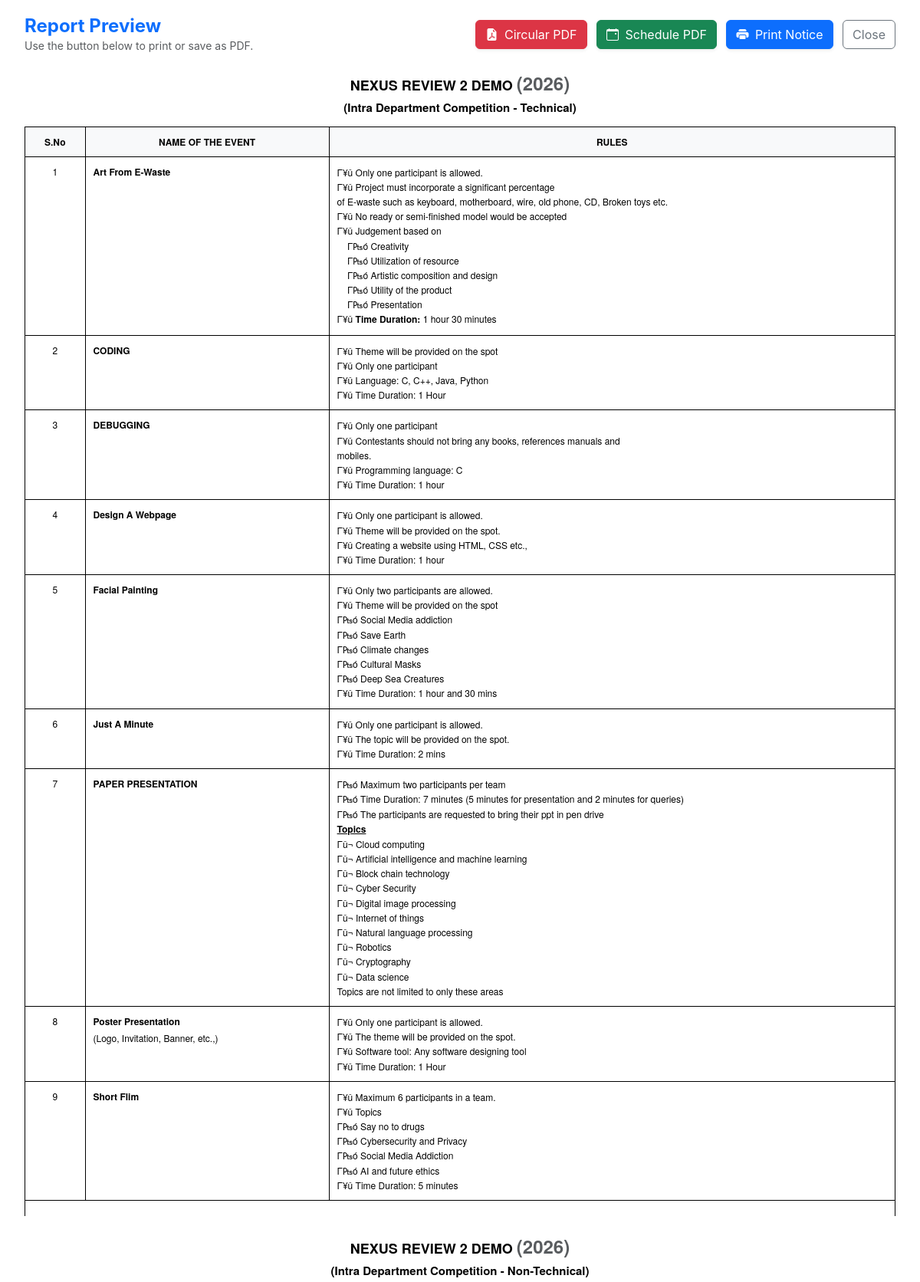
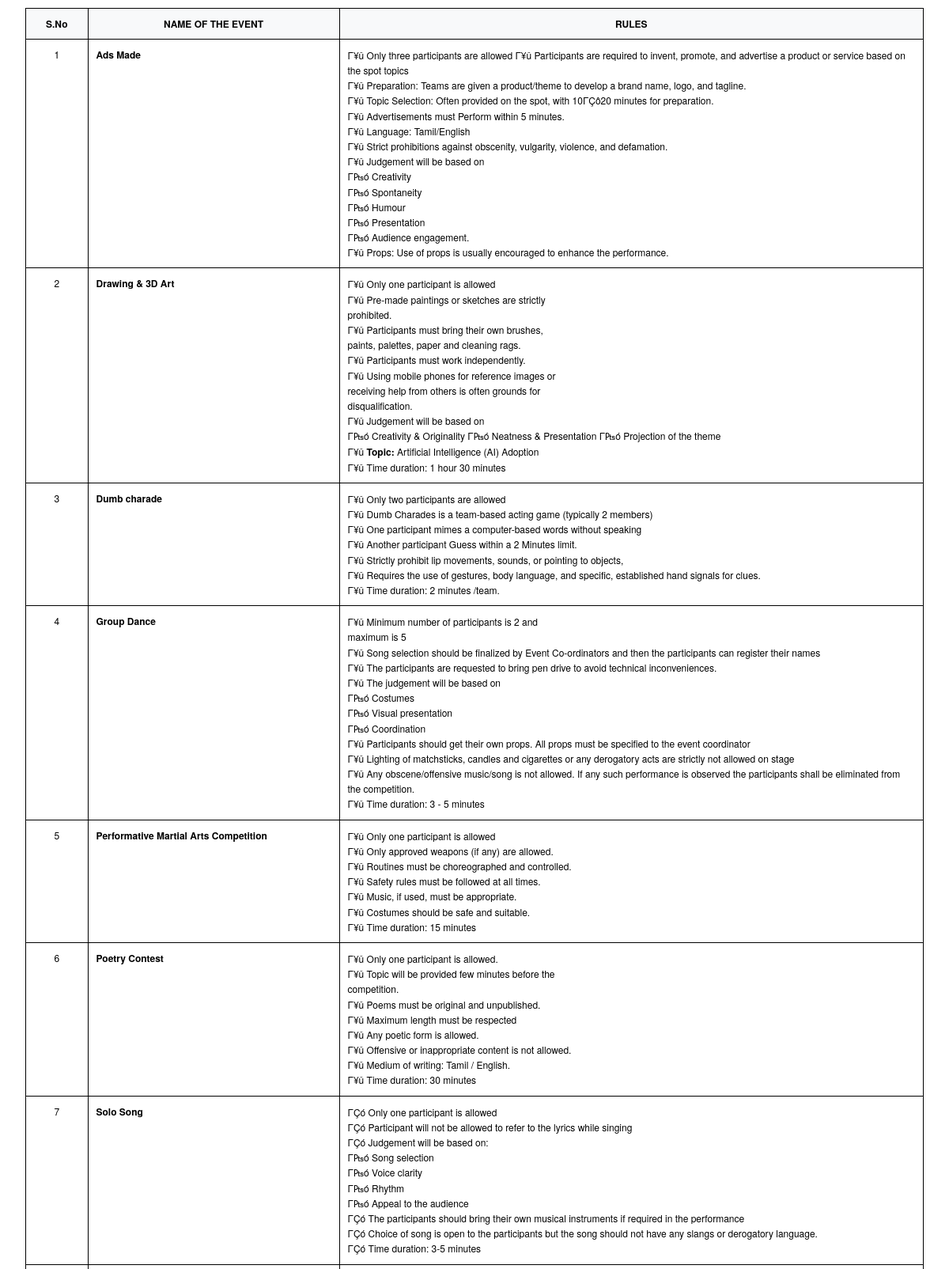
The app's page /notice-board?symposium_id=57 (signed in, upper part) with its own data (2 pictures, top to bottom).
### tables this page shows
CREATE TABLE `symposiums` (
  `symposium_id` bigint(20) NOT NULL AUTO_INCREMENT,
  `symposium_code` varchar(30) NOT NULL,
  `title` varchar(150) NOT NULL,
  `symposium_type` enum('Intra Department','Inter Department') NOT NULL DEFAULT 'Intra Department',
  `organizing_department_id` int(11) DEFAULT NULL,
  `academic_year` year(4) NOT NULL,
  `description` text DEFAULT NULL,
  `submitted_at` timestamp NULL DEFAULT NULL,
  `submitted_by` bigint(20) DEFAULT NULL,
  `brochure_path` varchar(255) DEFAULT NULL,
  `circular_path` varchar(255) DEFAULT NULL,
  `registration_start` datetime NOT NULL,
  `registration_end` datetime NOT NULL,
  `event_start_date` date NOT NULL,
  `event_end_date` date NOT NULL,
  `status` enum('Draft','Submitted','Pending HOD Approval','Pending Principal Approval','Approved','Scheduling Complete','Registration Open','Registration Closed','Completed','Cancelled','Rejected by HOD','Rejected by Principal') NOT NULL DEFAULT 'Draft',
  `created_by` bigint(20) NOT NULL,
  `created_at` timestamp NOT NULL DEFAULT current_timestamp(),
  `updated_at` timestamp NOT NULL DEFAULT current_timestamp() ON UPDATE current_timestamp(),
  PRIMARY KEY (`symposium_id`),
  KEY `idx_symposium_year` (`academic_year`),
  KEY `idx_symposium_status` (`status`),
  KEY `fk_symposium_created_by` (`created_by`),
  KEY `fk_symposium_department` (`organizing_department_id`),
  KEY `fk_symposium_submitted_by` (`submitted_by`),
  CONSTRAINT `fk_symposium_created_by` FOREIGN KEY (`created_by`) REFERENCES `users` (`user_id`) ON UPDATE CASCADE,
  CONSTRAINT `fk_symposium_department` FOREIGN KEY (`organizing_department_id`) REFERENCES `departments` (`department_id`) ON DELETE SET NULL ON UPDATE CASCADE,
  CONSTRAINT `fk_symposium_submitted_by` FOREIGN KEY (`submitted_by`) REFERENCES `users` (`user_id`) ON DELETE SET NULL
);

CREATE TABLE `symposium_events` (
  `symposium_event_id` bigint(20) NOT NULL AUTO_INCREMENT,
  `symposium_id` bigint(20) NOT NULL,
  `event_id` bigint(20) NOT NULL,
  `master_version_used` varchar(10) NOT NULL DEFAULT '1.0',
  `event_code` varchar(20) NOT NULL,
  `event_name` varchar(150) NOT NULL,
  `description` varchar(255) DEFAULT NULL,
  `category` enum('Technical','Non-Technical') NOT NULL,
  `participation_type` enum('Individual','Team','Both') NOT NULL,
  `min_team_size` tinyint(3) unsigned NOT NULL DEFAULT 1,
  `max_team_size` tinyint(3) unsigned NOT NULL DEFAULT 1,
  `snapshot_rules` longtext NOT NULL CHECK (json_valid(`snapshot_rules`)),
  `snapshot_instructions` text DEFAULT NULL,
  `snapshot_evaluation` longtext DEFAULT NULL CHECK (json_valid(`snapshot_evaluation`)),
  `supports_registration` tinyint(1) NOT NULL DEFAULT 1,
  `supports_attendance` tinyint(1) NOT NULL DEFAULT 1,
  `supports_evaluation` tinyint(1) NOT NULL DEFAULT 1,
  `supports_certificates` tinyint(1) NOT NULL DEFAULT 1,
  `prelim_decision` enum('Pending','Required','Not Required') NOT NULL DEFAULT 'Pending',
  `judging_method` enum('Marks','Rubrics','Voting','Mixed') NOT NULL DEFAULT 'Marks',
  `maximum_score` decimal(5,2) NOT NULL DEFAULT 100.00,
  `venue_id` int(11) DEFAULT NULL,
  `event_date` date DEFAULT NULL,
  `session` enum('FN','AN','Full Day') DEFAULT NULL,
  `reporting_time` time DEFAULT NULL,
  `start_time` time DEFAULT NULL,
  `end_time` time DEFAULT NULL,
  `registration_start` datetime DEFAULT NULL,
  `registration_end` datetime DEFAULT NULL,
  `max_participants` smallint(5) unsigned DEFAULT NULL,
  `event_mode` enum('Offline','Online','Hybrid') NOT NULL DEFAULT 'Offline',
  `faculty_coordinator_id` bigint(20) DEFAULT NULL,
  `custom_rules_override` longtext DEFAULT NULL CHECK (json_valid(`custom_rules_override`)),
  `custom_notes` text DEFAULT NULL,
  `display_order` int(11) NOT NULL DEFAULT 1,
  `status` enum('Draft','Published','Registration Open','Registration Closed','Running','Completed','Cancelled') NOT NULL DEFAULT 'Draft',
  `schedule_status` enum('Unscheduled','Scheduled','Rescheduled','Locked') NOT NULL DEFAULT 'Unscheduled',
  `scheduled_at` datetime DEFAULT NULL,
  `scheduled_by` bigint(20) DEFAULT NULL,
  `rescheduled_at` datetime DEFAULT NULL,
  `rescheduled_by` bigint(20) DEFAULT NULL,
  `reschedule_reason` text DEFAULT NULL,
  `is_locked` tinyint(1) NOT NULL DEFAULT 0,
  `created_by` bigint(20) NOT NULL,
  `created_at` timestamp NOT NULL DEFAULT current_timestamp(),
  `updated_at` timestamp NOT NULL DEFAULT current_timestamp() ON UPDATE current_timestamp(),
  PRIMARY KEY (`symposium_event_id`),
  UNIQUE KEY `uq_sym_event` (`symposium_id`,`event_id`),
  KEY `idx_se_symposium` (`symposium_id`),
  KEY `idx_se_event` (`event_id`),
  KEY `idx_se_venue` (`venue_id`),
  KEY `idx_se_date` (`event_date`),
  KEY `idx_se_status` (`status`),
  KEY `idx_se_coord` (`faculty_coordinator_id`),
  KEY `fk_se_created_by` (`created_by`),
  CONSTRAINT `fk_se_coord` FOREIGN KEY (`faculty_coordinator_id`) REFERENCES `users` (`user_id`) ON DELETE SET NULL,
  CONSTRAINT `fk_se_created_by` FOREIGN KEY (`created_by`) REFERENCES `users` (`user_id`),
  CONSTRAINT `fk_se_event` FOREIGN KEY (`event_id`) REFERENCES `master_events` (`event_id`),
  CONSTRAINT `fk_se_symposium` FOREIGN KEY (`symposium_id`) REFERENCES `symposiums` (`symposium_id`) ON DELETE CASCADE,
  CONSTRAINT `fk_se_venue` FOREIGN KEY (`venue_id`) REFERENCES `venues` (`venue_id`),
  CONSTRAINT `chk_se_time` CHECK (`end_time` > `start_time`),
  CONSTRAINT `chk_se_team_size` CHECK (`max_team_size` >= `min_team_size`)
);

### templates/symposiums/notice_board.php (the view, shortened to what the rows shown need)
<?php
$groupedEvents = [];
foreach ($events as $event) {
    $cat = $event['category'] ?? 'General';
    if (!isset($groupedEvents[$cat])) {
        $groupedEvents[$cat] = [];
    }
    $groupedEvents[$cat][] = $event;
}
$categoryOrder = ['Technical', 'Non-Technical'];
uksort($groupedEvents, function($a, $b) use ($categoryOrder) {
    $posA = array_search($a, $categoryOrder);
    $posB = array_search($b, $categoryOrder);
    if ($posA !== false && $posB !== false) return $posA <=> $posB;
    if ($posA !== false) return -1;
    if ($posB !== false) return 1;
    return strcmp($a, $b);
});
?>
<div class="report-container">
    <?php if (empty($groupedEvents)): ?>
        <div class="text-center py-5">
            <h4 class="text-muted">No events have been scheduled yet.</h4>
        </div>
    <?php else: ?>
        <?php $catIndex = 0; ?>
        <?php foreach ($groupedEvents as $category => $catEvents): ?>
            <?php
            $sympType = $symposium['symposium_type'] ?? 'Symposium';
            $academicYear = $symposium['academic_year'] ?? '';
            $subtitle = "({$sympType} Competition - {$category})";
            ?>
            <div class="category-section <?= ($catIndex > 0) ? 'page-break' : '' ?>">
                <div class="report-header text-center mb-3">
                    <h2 class="fw-bold text-uppercase mb-2">
                        <?= htmlspecialchars($symposium['title']) ?>
                        <?php if ($academicYear): ?>
                            <span class="fs-4 text-muted">(<?= htmlspecialchars($academicYear) ?>)</span>
                        <?php endif; ?>
                    </h2>
                    <h4 class="fw-bold mb-0"><?= htmlspecialchars($subtitle) ?></h4>
                </div>
                <div class="table-responsive">
                    <table class="table align-middle report-table">
                        <thead class="text-center">
                            <tr>
                                <th style="width: 7%;" class="fw-bold">S.No</th>
                                <th style="width: 28%;" class="fw-bold">NAME OF THE EVENT</th>
                                <th class="fw-bold">RULES</th>
                            </tr>
                        </thead>
                        <tbody>
                            <?php foreach ($catEvents as $index => $event): ?>
                                <?php
                                $rulesRaw = json_decode($event['snapshot_rules'] ?? '[]', true) ?: [];
                                $rulesList = is_array($rulesRaw) ? $rulesRaw : [];
                                $rulesText = '';
                                if (!empty($rulesList)) {
                                    foreach ($rulesList as $idx => $r) {
                                        $text = is_array($r) ? ($r['rule_text'] ?? '') : (is_string($r) ? $r : '');
                                        if (trim($text) !== '') {
                                            $rulesText .= rtrim($text) . "\n";
                                        }
                                    }
                                } else {
                                    $rulesText = "No specific rules provided.";
                                }
                                ?>
                                <tr>
                                    <td class="text-center" style="width: 7%;"><?= $index + 1 ?></td>
                                    <td style="width: 28%; padding-left: 10px;">
                                        <div class="fw-bold"><?= htmlspecialchars($event['event_name']) ?></div>
                                        <?php if (!empty($event['description'])): ?>
                                            <div style="font-weight: normal; margin-top: 4px;"><?= htmlspecialchars($event['description']) ?></div>
                                        <?php endif; ?>
                                    </td>
                                    <td class="rules-cell p-3"><?= strip_tags(trim($rulesText), '<b><u><i><strong><em><br><ul><ol><li><div><p><span>') ?></td>
                                </tr>
                            <?php endforeach; ?>
                        </tbody>
                        <tfoot class="report-table-footer">
                            <tr>
                                <td colspan="3"></td>
                            </tr>
                        </tfoot>
                    </table>
                </div>
            </div>
            <?php $catIndex++; ?>
        <?php endforeach; ?>
    <?php endif; ?>
</div>

### records on screen
symposiums: title "NEXUS REVIEW 2 DEMO", academic_year "2026", symposium_type "(Intra Department Competition - Technical)", symposium_type "(Intra Department Competition - Non-Technical)"
symposium_events: event_name "Art From E-Waste", rulesText "Γ¥û Only one participant is allowed. Γ¥û Project must incorporate a significant percentage of E-waste such as keyboard, motherboard, wire, old phone, CD, Broken toys etc. Γ¥û No ready or semi-finished model would be accepted Γ¥û Judgement based on Γ₧ó Creativity Γ₧ó Utilization of resource Γ₧ó Artistic composition and design Γ₧ó Utility of the product Γ₧ó Presentation Γ¥û Time Duration: 1 hour 30 minutes"
symposium_events: event_name "CODING", rulesText "Γ¥û Theme will be provided on the spot Γ¥û Only one participant Γ¥û Language: C, C++, Java, Python Γ¥û Time Duration: 1 Hour"
symposium_events: event_name "DEBUGGING", rulesText "Γ¥û Only one participant Γ¥û Contestants should not bring any books, references manuals and mobiles. Γ¥û Programming language: C Γ¥û Time Duration: 1 hour"
symposium_events: event_name "Design A Webpage", rulesText "Γ¥û Only one participant is allowed. Γ¥û Theme will be provided on the spot. Γ¥û Creating a website using HTML, CSS etc., Γ¥û Time Duration: 1 hour"
symposium_events: event_name "Facial Painting", rulesText "Γ¥û Only two participants are allowed. Γ¥û Theme will be provided on the spot Γ₧ó Social Media addiction Γ₧ó Save Earth Γ₧ó Climate changes Γ₧ó Cultural Masks Γ₧ó Deep Sea Creatures Γ¥û Time Duration: 1 hour and 30 mins"
symposium_events: event_name "Just A Minute", rulesText "Γ¥û Only one participant is allowed. Γ¥û The topic will be provided on the spot. Γ¥û Time Duration: 2 mins"
symposium_events: event_name "PAPER PRESENTATION", rulesText "Γ₧ó Maximum two participants per team Γ₧ó Time Duration: 7 minutes (5 minutes for presentation and 2 minutes for queries) Γ₧ó The participants are requested to bring their ppt in pen drive Topics Γû¬ Cloud computing Γû¬ Artificial intelligence and machine learning Γû¬ Block chain technology Γû¬ Cyber Security Γû¬ Digital image processing Γû¬ Internet of things Γû¬ Natural language processing Γû¬ Robotics Γû¬ Cryptography Γû¬ Data science Topics are not limited to only these areas"
symposium_events: event_name "Poster Presentation", description "(Logo, Invitation, Banner, etc.,)", rulesText "Γ¥û Only one participant is allowed. Γ¥û The theme will be provided on the spot. Γ¥û Software tool: Any software designing tool Γ¥û Time Duration: 1 Hour"
symposium_events: event_name "Short Flim", rulesText "Γ¥û Maximum 6 participants in a team. Γ¥û Topics Γ₧ó Say no to drugs Γ₧ó Cybersecurity and Privacy Γ₧ó Social Media Addiction Γ₧ó AI and future ethics Γ¥û Time Duration: 5 minutes"
symposium_events: event_name "Ads Made", rulesText "Γ¥û Only three participants are allowed Γ¥û Participants are required to invent, promote, and advertise a product or service based on the spot topics Γ¥û Preparation: Teams are given a product/theme to develop a brand name, logo, and tagline. Γ¥û Topic Selection: Often provided on the spot, with 10ΓÇô20 minutes for preparation. Γ¥û Advertisements must Perform within 5 minutes. Γ¥û Language: Tamil/English Γ¥û Strict prohibitions against obscenity, vulgarity, violence, and defamation. Γ¥û Judgement will be based on Γ₧ó Creativity Γ₧ó Spontaneity Γ₧ó Humour Γ₧ó Presentation Γ₧ó Audience engagement. Γ¥û Props: Use of props is usually encouraged to enhance the performance."
symposium_events: event_name "Drawing & 3D Art", rulesText "Γ¥û Only one participant is allowed Γ¥û Pre-made paintings or sketches are strictly prohibited. Γ¥û Participants must bring their own brushes, paints, palettes, paper and cleaning rags. Γ¥û Participants must work independently. Γ¥û Using mobile phones for reference images or receiving help from others is often grounds for disqualification. Γ¥û Judgement will be based on Γ₧ó Creativity & Originality Γ₧ó Neatness & Presentation Γ₧ó Projection of the theme Γ¥û Topic: Artificial Intelligence (AI) Adoption Γ¥û Time duration: 1 hour 30 minutes"
symposium_events: event_name "Dumb charade", rulesText "Γ¥û Only two participants are allowed Γ¥û Dumb Charades is a team-based acting game (typically 2 members) Γ¥û One participant mimes a computer-based words without speaking Γ¥û Another participant Guess within a 2 Minutes limit. Γ¥û Strictly prohibit lip movements, sounds, or pointing to objects, Γ¥û Requires the use of gestures, body language, and specific, established hand signals for clues. Γ¥û Time duration: 2 minutes /team."
symposium_events: event_name "Group Dance", rulesText "Γ¥û Minimum number of participants is 2 and maximum is 5 Γ¥û Song selection should be finalized by Event Co-ordinators and then the participants can register their names Γ¥û The participants are requested to bring pen drive to avoid technical inconveniences. Γ¥û The judgement will be based on Γ₧ó Costumes Γ₧ó Visual presentation Γ₧ó Coordination Γ¥û Participants should get their own props. All props must be specified to the event coordinator Γ¥û Lighting of matchsticks, candles and cigarettes or any derogatory acts are strictly not allowed on stage Γ¥û Any obscene/offensive music/song is not allowed. If any such performance is observed the participants shall be eliminated from the…"
symposium_events: event_name "Performative Martial Arts Competition", rulesText "Γ¥û Only one participant is allowed Γ¥û Only approved weapons (if any) are allowed. Γ¥û Routines must be choreographed and controlled. Γ¥û Safety rules must be followed at all times. Γ¥û Music, if used, must be appropriate. Γ¥û Costumes should be safe and suitable. Γ¥û Time duration: 15 minutes"
symposium_events: event_name "Poetry Contest", rulesText "Γ¥û Only one participant is allowed. Γ¥û Topic will be provided few minutes before the competition. Γ¥û Poems must be original and unpublished. Γ¥û Maximum length must be respected Γ¥û Any poetic form is allowed. Γ¥û Offensive or inappropriate content is not allowed. Γ¥û Medium of writing: Tamil / English. Γ¥û Time duration: 30 minutes"
symposium_events: event_name "Solo Song", rulesText "ΓÇó Only one participant is allowed ΓÇó Participant will not be allowed to refer to the lyrics while singing ΓÇó Judgement will be based on: Γ₧ó Song selection Γ₧ó Voice clarity Γ₧ó Rhythm Γ₧ó Appeal to the audience ΓÇó The participants should bring their own musical instruments if required in the performance ΓÇó Choice of song is open to the participants but the song should not have any slangs or derogatory language. ΓÇó Time duration: 3-5 minutes"
